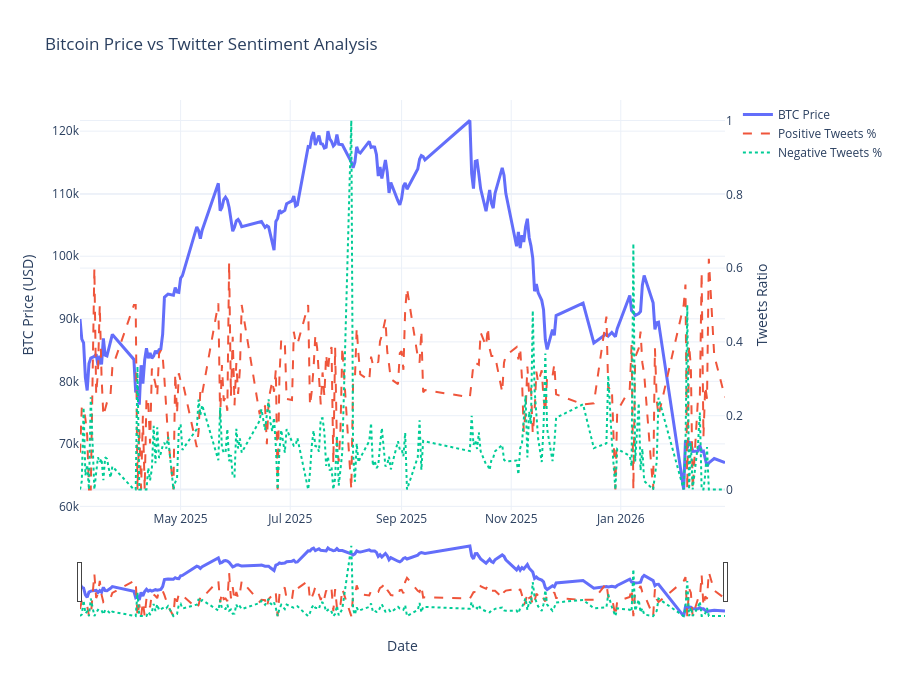

This figure's notebook cell:
### Markdown cell above
# <p style="padding:10px;background-color:#007A7A;margin:0;color:white;font-family:newtimeroman;font-size:150%;text-align:center;border-radius: 15px 50px;overflow:hidden;font-weight:500">Showing the impact of tweets from over 1 million followers on the price of Bitcoin</p>

### Code cell
fig = go.Figure()

fig.add_trace(
    go.Scatter(
        x=df_analysis["date"],
        y=df_analysis["close_price"],
        name="BTC Price",
        yaxis="y1",
        mode="lines",
        line=dict(width=3)
    )
)

fig.add_trace(
    go.Scatter(
        x=df_analysis["date"],
        y=df_analysis["Positive_Ratio"],
        name="Positive Tweets %",
        yaxis="y2",
        mode="lines",
        line=dict(dash="dash")
    )
)

fig.add_trace(
    go.Scatter(
        x=df_analysis["date"],
        y=df_analysis["Negative_Ratio"],
        name="Negative Tweets %",
        yaxis="y2",
        mode="lines",
        line=dict(dash="dot")
    )
)

fig.update_layout(
    title="Bitcoin Price vs Twitter Sentiment Analysis",

    xaxis=dict(
        title="Date",
        rangeslider=dict(visible=True)  
    ),

    yaxis=dict(
        title="BTC Price (USD)",
        side="left"
    ),

    yaxis2=dict(
        title="Tweets Ratio",
        overlaying="y",
        side="right"
    ),

    hovermode="x unified",
    template="plotly_white",
    height=700
)

fig.show()

### Figure 1 — Plotly figure (JSON) as saved in the notebook; plotly's stock layout.template omitted (floating-point values rounded to 4 significant figures; data arrays with more than 128 entries replaced by an {"elided": "..."} marker saying what was removed)
{"data": [{"line": {"width": 3}, "mode": "lines", "name": "BTC Price", "type": "scatter", "x": {"elided": "198 str values"}, "y": {"elided": "198 float values"}, "yaxis": "y"}, {"line": {"dash": "dash"}, "mode": "lines", "name": "Positive Tweets %", "type": "scatter", "x": {"elided": "198 str values"}, "y": {"elided": "198 float values"}, "yaxis": "y2"}, {"line": {"dash": "dot"}, "mode": "lines", "name": "Negative Tweets %", "type": "scatter", "x": {"elided": "198 str values"}, "y": {"elided": "198 float values"}, "yaxis": "y2"}], "layout": {"height": 700, "hovermode": "x unified", "title": {"text": "Bitcoin Price vs Twitter Sentiment Analysis"}, "xaxis": {"rangeslider": {"visible": true}, "title": {"text": "Date"}}, "yaxis": {"side": "left", "title": {"text": "BTC Price (USD)"}}, "yaxis2": {"overlaying": "y", "side": "right", "title": {"text": "Tweets Ratio"}}}}
